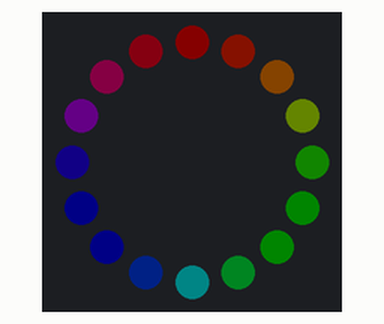
Recording of a sketch running on a simulated Arduino Uno, built with avr-gcc and run on an emulated ATmega328P. Parts: 16 RGB LEDs in a ring, first at the top, clockwise. Dim RGB values are drawn brighter than linear.

Above: at 0.18 s.
At 4.66 s:
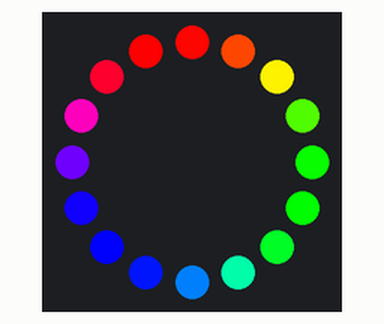
At 8.99 s:
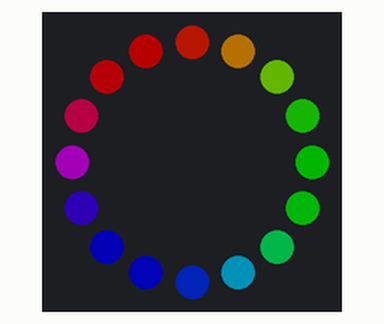
At 18.96 s:
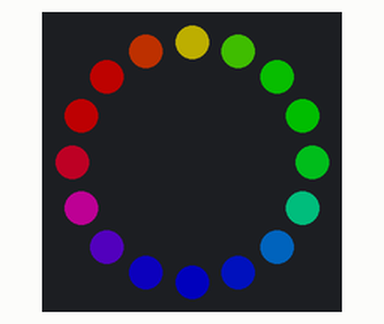
At 28.98 s:
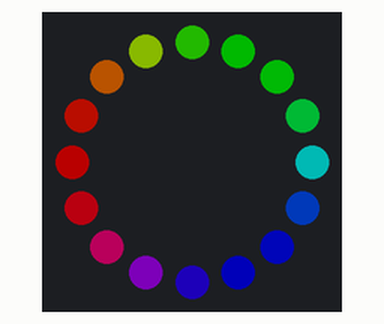
At 38.99 s:
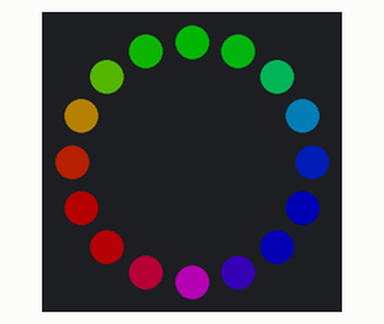

The sketch:

RGB.ino
```cpp
#include <Adafruit_NeoPixel.h>
#define PIN 6
#define NUM_LEDS 16

Adafruit_NeoPixel ring(NUM_LEDS, PIN, NEO_GRB + NEO_KHZ800);

void setup() {
  ring.begin();
  ring.show();
}

void loop() {
  rainbowBreathing(10);
}

void rainbowBreathing(uint8_t wait) {
  static uint16_t hueBase = 0;
  hueBase += 20;  // rainbow shift

  // Smooth breathing brightness: 0 → 255 → 0
  float breathe = (exp(sin(millis() / 1000.0 * PI)) - 0.36787944) * 108.0;

  for (int i = 0; i < NUM_LEDS; i++) {
    uint16_t hue = hueBase + (i * 65536L / NUM_LEDS);
    uint32_t color = ring.ColorHSV(hue, 255, (uint8_t)breathe);
    ring.setPixelColor(i, ring.gamma32(color));
  }

  ring.show();
  delay(wait);
}
```
